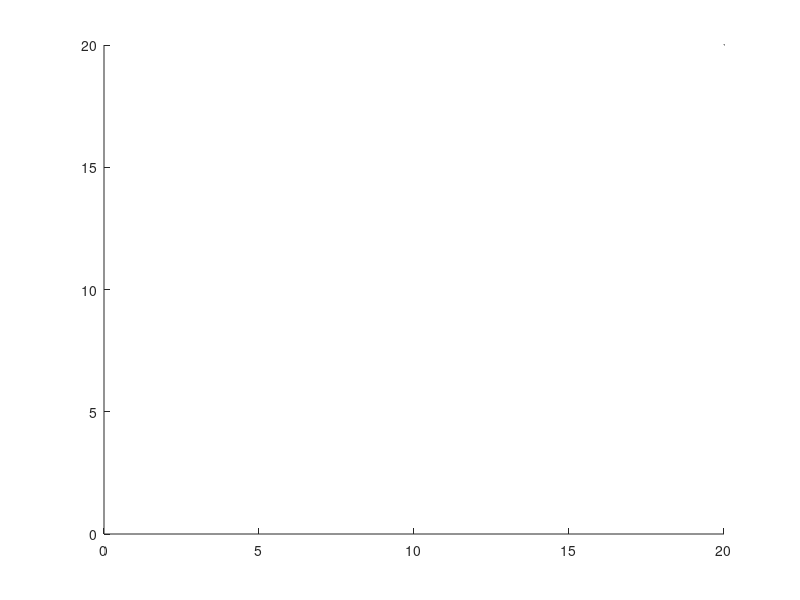

MATLAB code for this plot: (Note: this script raises an error after producing the figure.)
function [x]=star()
x = 20;
y = 20;
while 1
    clf;
    axis([0 20 0 20]);
    
    rectangle('Position',[x y 10 10])
    x = x-1;
    y = y-1;
   
    c=timer(ginput(1),1);
    pause(1);
    c
end
end

